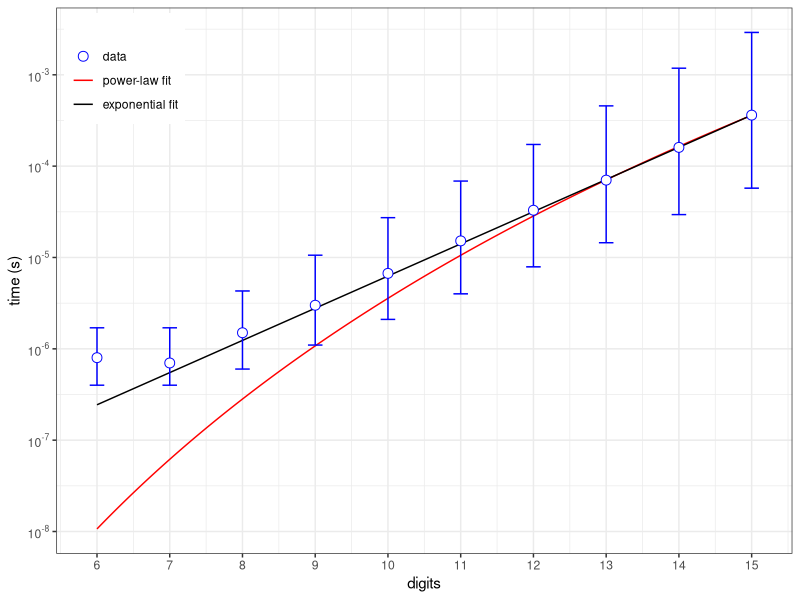

This figure's R source:
## ---- chunk 1
knitr::opts_chunk$set(echo = FALSE)
## ---- chunk 2
# Reading the data
rawdata = read.table("stats.txt");
# Compute basic statistics 
dataframe <- data.frame(
  "digits" = rawdata[,1],
  "time" = apply(t(rawdata)[-1,], 2, median),
  "low" = apply(t(rawdata)[-1,], 2, quantile, prob = .25),
  "upp" = apply(t(rawdata)[-1,], 2, quantile, prob = .75) # the error bars span the 2nd and 3rd quartiles 
)


# Power-law fit

n <- dim(rawdata)[1];
xx <- seq(min(dataframe$digits), max(dataframe$digits), by = .01)
b0 <- log(dataframe$time[n]/dataframe$time[n-1])/log(dataframe$digits[n]/dataframe$digits[n-1])
a0 <- dataframe$time[n]/(dataframe$digits[n]^b0)
datafit1 <- nls(time ~ a * digits^b, data=dataframe, start = list(a = a0, b = b0), control = nls.control(maxiter = 1000))
fitfun1 <- function(x) predict(datafit1, newdata=data.frame(digits=x))
pwrdata <- data.frame(
  "digits" = xx,
  "ptime"  = fitfun1(xx)
)
  

# Exponential fit

b0 <- dataframe$time[n]/dataframe$time[n-1]
a0 <- dataframe$time[n]/(b0^dataframe$digits[n])
datafit2 <- nls(time ~ a * b^digits, data=dataframe, start = list(a = a0, b = b0))
fitfun2 <- function(x) predict(datafit2, newdata=data.frame(digits=x))
expdata <- data.frame(
  "digits" = xx,
  "ptime"  = fitfun2(xx)
)
## ---- chunk 3
# Graphical representation

library(ggplot2)
library(scales)
col = c("data" = "blue", "exponential fit" = "black", "power-law fit" = "red")
lab = c("data", "power-law fit", "exponential fit")
rx =  seq(min(dataframe$digits), max(dataframe$digits), by = 1)
figure <- ggplot(data=dataframe, aes(x=digits, y=time)) + 
  geom_line(data = pwrdata, aes(x=digits, y=ptime, colour = "power-law fit")) +
  geom_line(data = expdata, aes(x=digits, y=ptime, colour = "exponential fit")) +
  geom_errorbar(aes(ymin=low, ymax=upp, colour="data"), width=.2) +
  geom_point(shape=21, size=3, aes(colour="data"),  fill="white") +
  scale_colour_manual(name = "", breaks = lab, labels = lab, values = col ) + 
  guides(color = guide_legend(override.aes = list(shape = c(1, NA, NA), 
                                                  linetype = c("blank", "solid", "solid")
                                                  ) 
                              )
         ) +
  scale_x_continuous (name = "digits", breaks = rx) +
  scale_y_continuous(name = "time (s)",
                     trans = 'log10',
                     breaks = trans_breaks('log10', function(x) 10^x),
                     labels = trans_format('log10', math_format(10^.x)))+
  theme_bw() + 
  theme(legend.justification = c(0, 1), 
        legend.position = "inside", 
        legend.position.inside = c(0.01, .99), 
        legend.box.margin=margin(c(5,5,5,5))) 

show(figure)
## ---- chunk 4
library(knitr)

table_dataframe <- data.frame(
    "digits" = dataframe$digits,
    "q1" = format(dataframe$low, scientific=TRUE, digits = 3),
    "q2" = format(dataframe$time, scientific=TRUE, digits = 3),
    "q3" = format(dataframe$upp, scientific=TRUE, digits = 3)
  )
kable(table_dataframe, "pipe",
      col.names = c("#digits", "time (Q1)", "time (Q2)", "time (Q3)"), 
      caption = "Summary of the experimental results. Q1, Q2 and Q3 represent the 1st, 2nd (i.e., median) and 3rd quartile respectively. All times are in seconds.")
## ---- chunk 5
cat("Power law fit\n--------------------\n")
show(summary(datafit1))
## ---- chunk 6
cat("Exponential fit\n------------------\n")
show(summary(datafit2))
